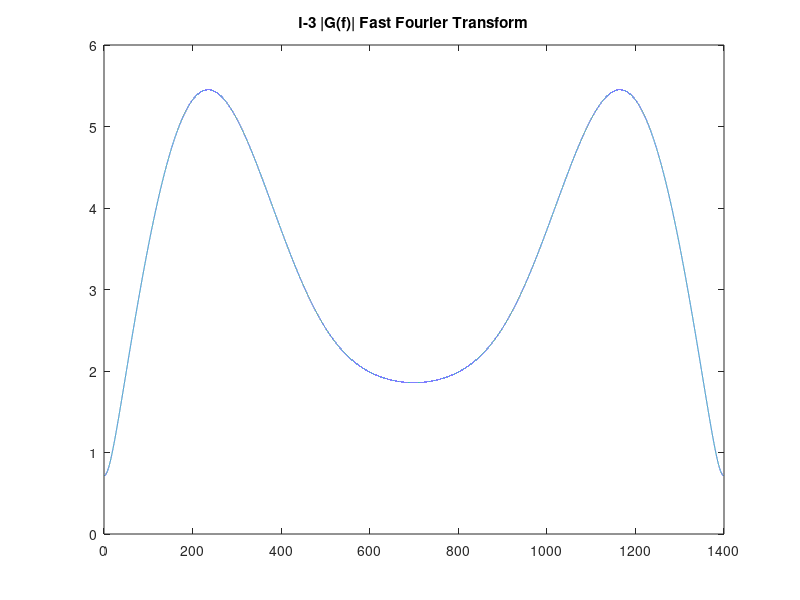
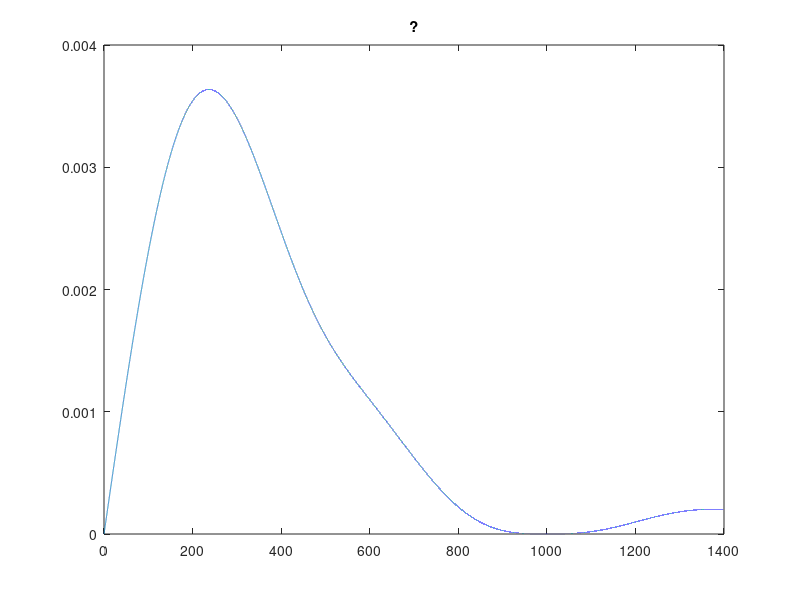
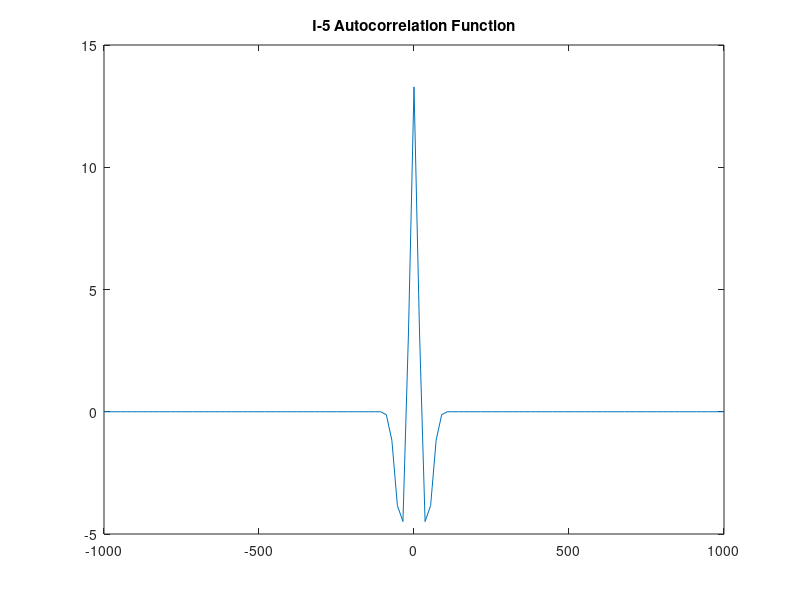
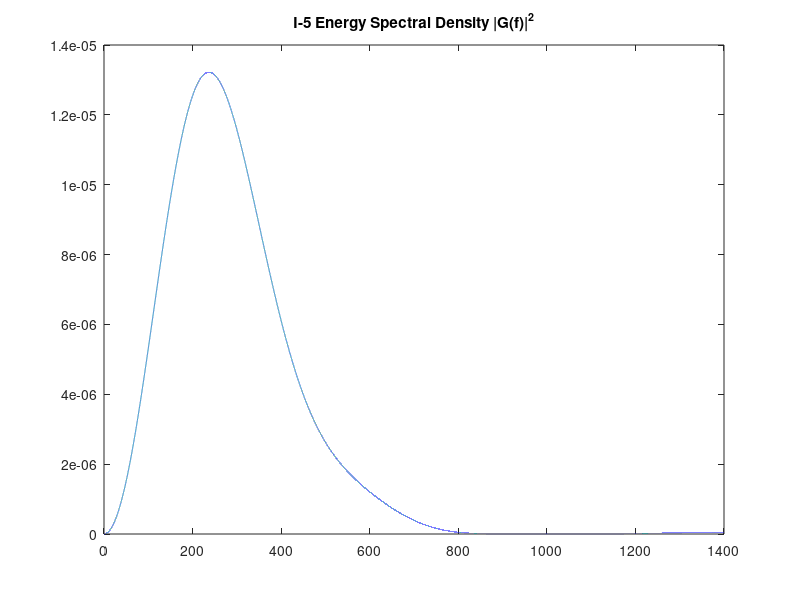

The MATLAB source for these figures, in order:
% Intro to Communications
% Project Spring 2020

% Stephen Hargreaves
% Kevin Libertowski
% Gretchen Woodling

clc
format compact

g1 = @(t) (1000*t - 2).^2;
g2 = @(t) (-5000*t + 22).^2;
g3 = @(t) (3000*t - 18).^2;

% Energy of g(t)
E_gt = integral(g1, .002, .004) + integral(g2, .004, .005) + integral(g3, .005, .006);

% g(t)^2
gt_sq = @(t) abs((2*tripuls(t - .004, .004) - 4*tripuls(t - .005, .002))).^2;

% Plot of g(t)
% t = 0:.0001:.04;
% gt = 2*tripuls(t - .004, .004) - 4*tripuls(t - .005, .002);
% plot(t, gt)

% Energy from triangular pulse waveform
E_tripuls = integral(gt_sq, 0, .006);

% G(f)^2
Gf_sq = @(f) abs((.004*sinc((.004*f)/2).^2 .* exp(-1i*pi*2*f*.004) - .004*sinc((.002*f)/2).^2 .* exp(-1i*pi*2*f*.005)).^2);

% Setup for while loop
E_ess = 0;
B_step = .1;
B_ess = B_step;

format long

% while E_ess < .99*E_gt
%     B_ess = B_ess + B_step;
%     E_ess = integral(Gf_sq, -B_ess, B_ess)
% end

% calculated from while loop
B_ess_cal = 694.2;

% oversample essential bandwidth
BW = 1400;

t = 0:1/BW:.04;
gt = 2*tripuls(t - .004, .004) - 4*tripuls(t - .005, .002);
stem(t, gt)
title('I-2 Discrete plot of g(t)')

n = 100000;
f = linspace(0, BW, n);
Gf_fft = fft(gt, n);
figure(1)
plot(f, abs(Gf_fft));
title('I-3 |G(f)| Fast Fourier Transform')

% subplot(2,1,1)

Gf = .004*sinc((.004*f)/2).^2 .* exp(-1i*pi*2*f*.004) - .004*sinc((.002*f)/2).^2 .* exp(-1i*pi*2*.005*f);
figure(2)
plot(f, abs(Gf))
title('?')

% I-4
gt_sq_int = @(t) abs(2*tripuls(t - .004, .004) - 4*tripuls(t - .005, .002)).^2;
E_gt = integral(gt_sq_int, 0, 1);

Gf_sq_int = @(f) abs((.004*sinc((.004*f)/2).^2 .* exp(-1i*pi*2*f*.004) - .004*sinc((.002*f)/2).^2 .* exp(-1i*pi*2*f*.005)).^2);
E_gf = integral(Gf_sq_int, -1000000, 1000000); 

% I-5
G_xcorr = xcorr(gt);
figure(3)
plot(linspace(-1000, 1000, length(G_xcorr)), G_xcorr)
title('I-5 Autocorrelation Function')

G_ESD = abs(Gf).^2;
figure(4)
plot(f, G_ESD)
title('I-5 Energy Spectral Density |G(f)|^2')

% II-1
fc = 500;
fs = 2*(B_ess + fc);

BW = 1400;
Wc = 2*pi*fc;

t = 0:1/BW:.04;
gt_DSB = (2*tripuls(t - .004, .004) - 4*tripuls(t - .005, .002)).*cos(Wc*t);
figure(5)
plot(t, gt_DSB)
title('II-1 Double Sideband, Suppressed Carrier, f = 500Hz')

f = linspace(-2*BW, 2*BW, n);
f_1 = f - fc;
f_2 = f + fc;
Gf_1 = .004*sinc((.004*f_1)/2).^2 .* exp(-1i*pi*2*f_1*.004) - .004*sinc((.002*f_1)/2).^2 .* exp(-1i*pi*2*.005*f_1);
Gf_2 = .004*sinc((.004*f_2)/2).^2 .* exp(-1i*pi*2*f_2*.004) - .004*sinc((.002*f_2)/2).^2 .* exp(-1i*pi*2*.005*f_2);
Gf_DSB = abs(Gf_1) + abs(Gf_2);
figure(6)
plot(f, Gf_DSB)
title('II-1 Coherent Demodulation f = 500Hz')

% II-2
BW = 1400;
fc = 500;
Wc = 2*pi*fc;

t = linspace(0, .04, n);
lpf = fir1(20, B_ess/(fs/2), 'low');
demod = filter(lpf, 1, abs(Gf));
figure(7)
plot(linspace(-fs/2, fs/2, n), demod)
title('II-2 Double Sideband, Suppressed Carrier, f = 500Hz')
